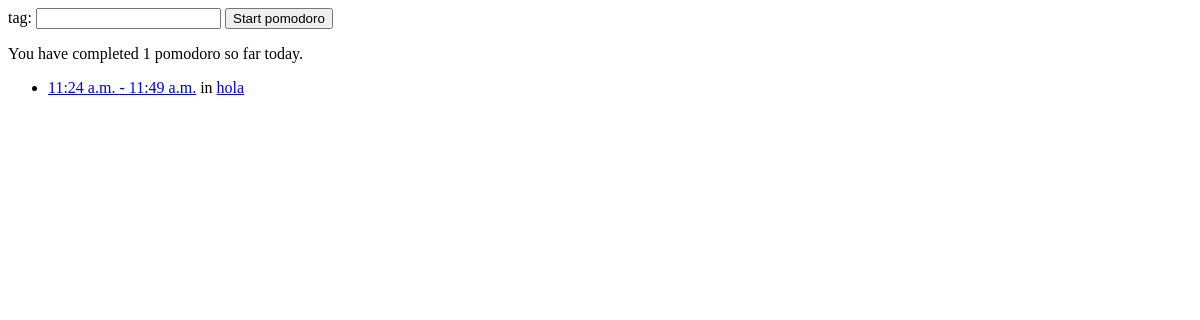
/pymodoro/ (signed in), run on an earlier commit of the app's database.
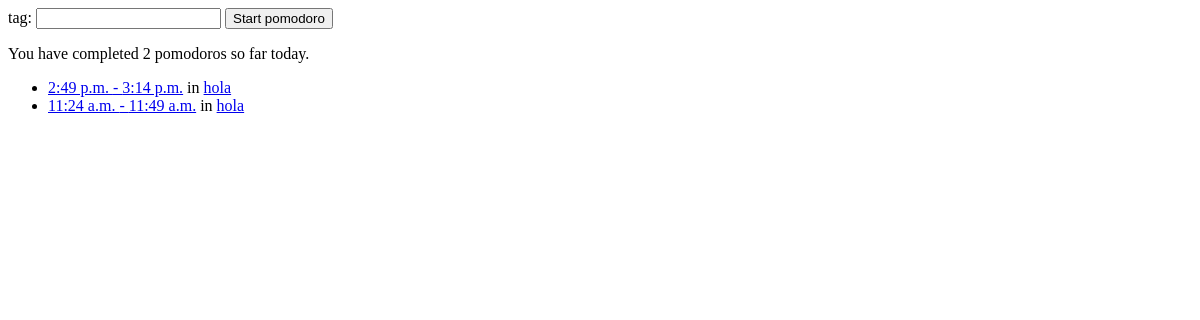
And on a later commit of the database.
### Pymodoro/models.py (models this page shows, shortened)
class Pomodoro(models.Model):
    user = models.ForeignKey(User)
    tag = models.CharField(max_length=200)
    end_time = models.DateTimeField("end time")
    def init_time(self):
        return self.end_time - datetime.timedelta(minutes=25)
    def is_from_today(self):
        return self.end_time.date() == datetime.date.today()
    is_from_today.admin_order_field = 'end_time'
    is_from_today.boolean = True
    is_from_today.short_description = 'is from today?'

### Pymodoro/views.py (the view)
class IndexView(generic.ListView):
    template_name = 'Pymodoro/index.html'
    context_object_name = 'today_pomodoro_list'
    def get_queryset(self):
        pm = PomodoroManager()
        return pm.are_from_today(self.request.user)

### Pymodoro/models.py (called while the page is built)
    def are_from_today(self, user):
        result_list = []
        for p in Pomodoro.objects.all():
            if p.is_from_today() and p.user == user:
                result_list.append(p)
        return sorted(result_list, key=attrgetter('end_time'), reverse=True)

### Pymodoro/templates/Pymodoro/index.html (shortened to what this page needs)
<form action="{% url 'Pymodoro:start' %}" method="post">
    <label for="tag">tag:</label>
    <input type="text" name="tag" id="tag" />
    <input type="submit" value="Start pomodoro" />
</form>
{% if user.is_authenticated %}
    <p>
        You have completed {{ today_pomodoro_list|length }} pomodoro{{ today_pomodoro_list|length|pluralize }} so far today.
    </p>
    {% if today_pomodoro_list %}
        <ul>
        {% for pomodoro in today_pomodoro_list %}
            <li><a href="{% url 'Pymodoro:detail' pomodoro.id %}">{{ pomodoro.init_time.time}} - {{ pomodoro.end_time.time }}</a> in  <a href="{% url 'Pymodoro:tag' pomodoro.tag %}">{{ pomodoro.tag }}</a></li>
        {% endfor %}
        </ul>
    {% endif %}
{% else %}
    <p>
        You are not logged in.
    </p>
{% endif %}

What changed in the data, as far as the page shows it:
added Pomodoro: init_time.time "2:49 p.m.", end_time.time "3:14 p.m.", tag "hola"
Also different on the page:
{{ today_pomodoro_list|length }}: "1" → "2"
